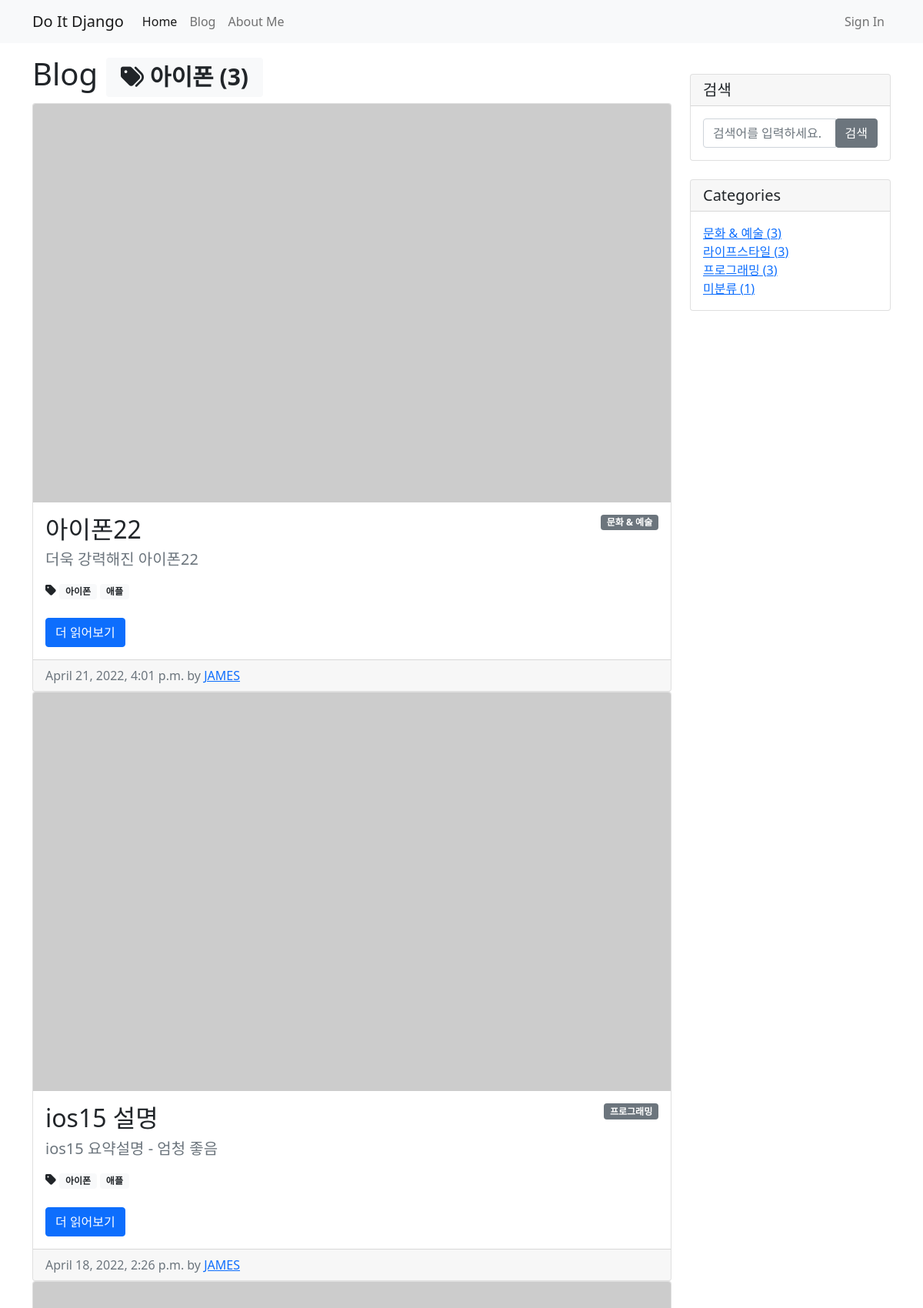
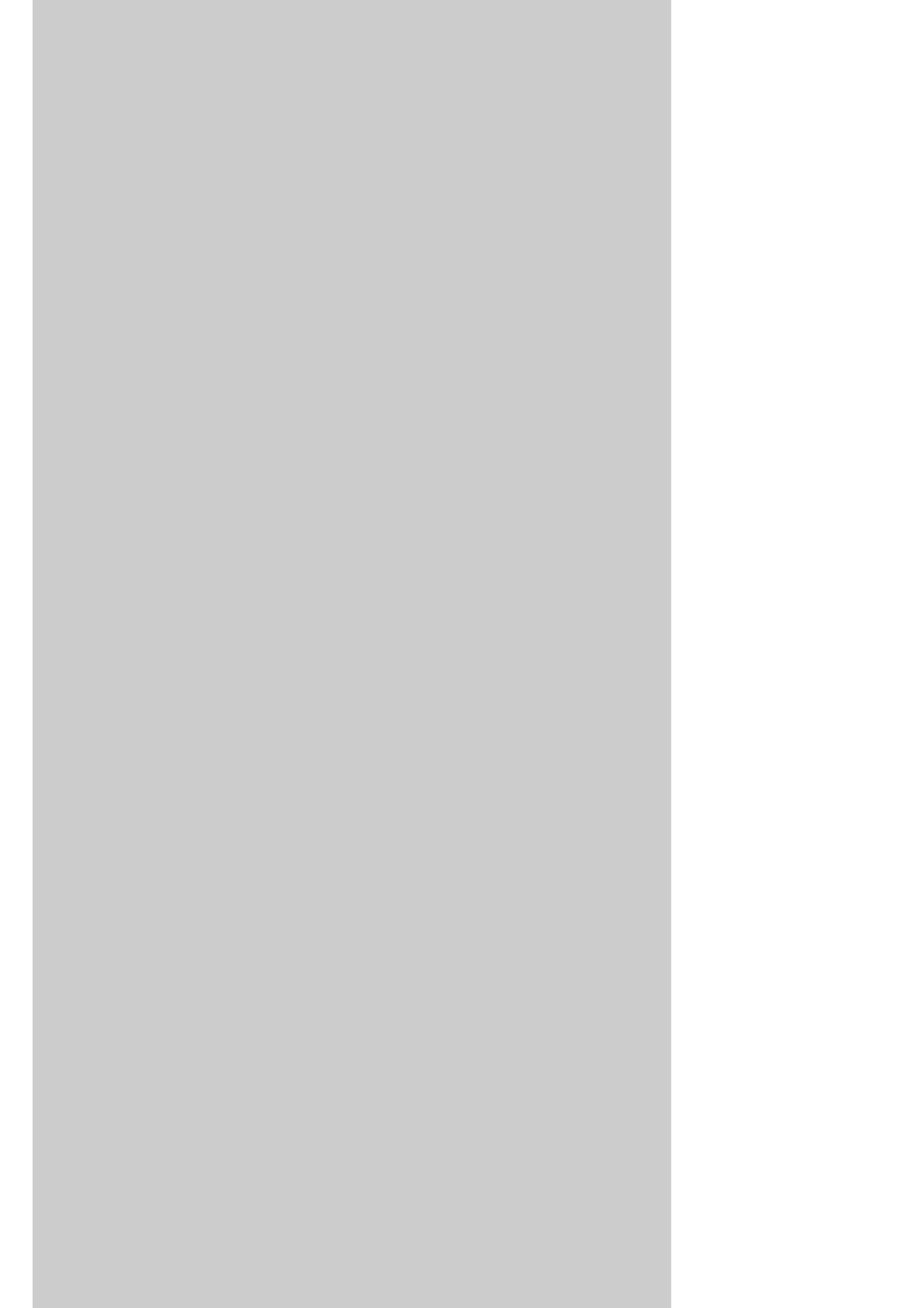
/blog/tag/아이폰/ (upper part), run on the app's committed database (2 pictures, top to bottom).
### blog/models.py (models this page shows, shortened)
class Tag(models.Model) :
    name = models.CharField(max_length = 50, unique = True)
    slug = models.SlugField(max_length = 200, unique = True, allow_unicode = True)
    def __str__(self) :
        return self.name
    def get_absolute_url(self):
        return f'/blog/tag/{self.slug}/'

class Post(models.Model) :
    title = models.CharField(max_length = 30)
    hook_text = models.CharField(max_length = 100, blank = True)
    content = MarkdownxField()
    head_imag = models.ImageField(upload_to = 'blog/images/%Y/%m/%d/', blank = True)
    file_upload = models.FileField(upload_to = 'blog/files/%Y/%m/%d/', blank = True)
    create_at = models.DateTimeField(auto_now_add = True)
    update_at = models.DateTimeField(auto_now = True)
    author = models.ForeignKey(User, on_delete = models.SET_NULL, null = True)
    category = models.ForeignKey(Category, null = True, blank = True, on_delete = models.SET_NULL)
    tag = models.ManyToManyField(Tag, blank = True)
    def get_absolute_url(self) :
        return f'/blog/{self.pk}/'
    def get_content_markdown(self) :
        return markdown(self.content)

class Category(models.Model) :
    name = models.CharField(max_length = 50, unique = True)
    slug = models.SlugField(max_length = 200, unique = True, allow_unicode = True)
    def __str__(self) :
        return self.name
    def get_absolute_url(self):
        return f'/blog/category/{self.slug}/'
    class Meta :
        verbose_name_plural = 'Categories'

### blog/views.py (the view)
# urls.py: path('tag/<str:slug>/', views.tag_page),
def tag_page(request, slug) :
    tag = Tag.objects.get(slug = slug)
    post_list = tag.post_set.all()
    return render(
        request,
        'blog/post_list.html',
        {
            'post_list' : post_list,
            'tag' : tag,
            'categories' : Category.objects.all(),
            'no_category_post_count' : Post.objects.filter(category = None).count(),
        }
    )

### blog/templates/blog/post_list.html (shortened to what this page needs)
{% extends 'blog/base.html' %}
{% block main-area %}
    <h1>
        Blog
        {% if tag %}<span class = "badge bg-light text-dark"><i class = "fas fa-tags"></i> {{ tag }} ({{ tag.post_set.count }})</span>{% endif %}
    </h1>
    {% if post_list.exists %}
        {% for p in post_list %}
            <div class = "card md-4" id = "post-{{ p.pk }}">
                {% if p.head_imag %}
                    <img src="{{ p.head_imag.url }}" class="card-img-top" alt="{{ p }} head img">
                {% else %}
                    <img src="https://picsum.photos/seed/{{ p.id }}/800/500" class="card-img-top" alt="random image">
                {% endif %}
                <div class = "card-body">
                    {% if p.category %}
                        <span class = "badge bg-secondary" style = "float:right;">{{ p.category }}</span>
                    {% else %}
                        <span class = "badge bg-secondary" style = "float:right;">미분류</span>
                    {% endif %}
                    <h2 class = "card-title">{{ p.title }}</h2>
                    {% if p.hook_text %}
                        <h5 class="text-muted">{{ p.hook_text }}</h5>
                    {% endif %}
                    {% if p.tag.exists %}
                        <i class = "fas fa-tag"></i>
                        {% for tag in p.tag.iterator %}
                            <a href = "{{ tag.get_absolute_url }}"><span class = "badge bg-light text-dark">{{ tag }}</span></a>
                        {% endfor %}
                    {% endif %}
                    <a class="btn btn-primary" href = "{{ p.get_absolute_url }}">더 읽어보기</a>
                </div>
                <div class = "card-footer text-muted">
                    {{ p.create_at }} by
                    <a href = "#">{{ p.author | upper }}</a>
                </div>
            </div>
        {% endfor %}
    {% else %}
        <h3>아직 게시물이 없습니다.</h3>
    {% endif %}
{% endblock %}

### blog/templates/blog/base.html (shortened to what this page needs)
<!DOCTYPE html>
{% load static %}
<html>
    <head>
        <link rel="stylesheet" href="{% static 'blog/bootstrap4/bootstrap.min.css' %}" media="screen">
    </head>
    <body>
        {% include 'blog/navbar.html' %}
        <div class = "container my-3">
            <div class = "row">
                <div class = "col-md-8 col-lg-9", id = "main-area">
                    {% block main-area %}
                    {% endblock %}
                </div>
                <div class = "col-md-4 col-lg-3">
                    <div class = "card my-4">
                        <h5 class = "card-header">검색</h5>
                        <div class = "card-body">
                            <div class = "input-group">
                                <input type = "text" class = "form-control" placeholder = "검색어를 입력하세요." id="search-input">
                                <span class = "input-group-append">
                                    <button class= " btn btn-secondary" type = "button" onclick="searchPost();">검색</span>
                            </div>
                        </div>
                    </div>
                    <div class = "card my-4" id = 'categories-card'>
                        <h5 class = "card-header">Categories</h5>
                        <div class = "card-body">
                            <div class = "row">
                                <div class = "list-unstyled mb-0">
                                    {% for category in categories %}
                                    <li>
                                        <a href = "{{ category.get_absolute_url }}">{{ category }} ({{ category.post_set.count }})</a>
                                    </li>
                                    {% endfor %}
                                    <li>
                                        <a href = "/blog/category/no_category/">미분류 ({{ no_category_post_count }})</a>
                                    </li>
                                </div>
                            </div>
                </div>
            </div>
        </div>
    </body>
</html>

### data on the page
Tag: name "아이폰", post_set.count "3"
Post: category "문화 & 예술", title "아이폰22", hook_text "더욱 강력해진 아이폰22", create_at "April 21, 2022, 4:01 p.m.", author "JAMES"
Tag: name "애플"
Post: category "프로그래밍", title "ios15 설명", hook_text "ios15 요약설명 - 엄청 좋음", create_at "April 18, 2022, 2:26 p.m.", author "JAMES"
Category: name "문화 & 예술", post_set.count "3"
Category: name "라이프스타일", post_set.count "3"
Category: name "프로그래밍", post_set.count "3"

### other printed values
{{ no_category_post_count }} "1"
